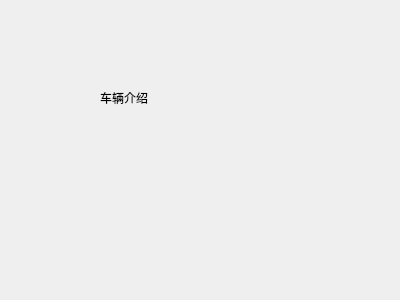
<?xml version="1.0" encoding="UTF-8"?>
<ui version="4.0">
 <class>Carinfo</class>
 <widget class="QWidget" name="Carinfo">
  <property name="geometry">
   <rect>
    <x>0</x>
    <y>0</y>
    <width>400</width>
    <height>300</height>
   </rect>
  </property>
  <property name="windowTitle">
   <string>Form</string>
  </property>
  <widget class="QLabel" name="label">
   <property name="geometry">
    <rect>
     <x>100</x>
     <y>90</y>
     <width>72</width>
     <height>15</height>
    </rect>
   </property>
   <property name="text">
    <string>车辆介绍</string>
   </property>
  </widget>
 </widget>
 <resources/>
 <connections/>
</ui>
